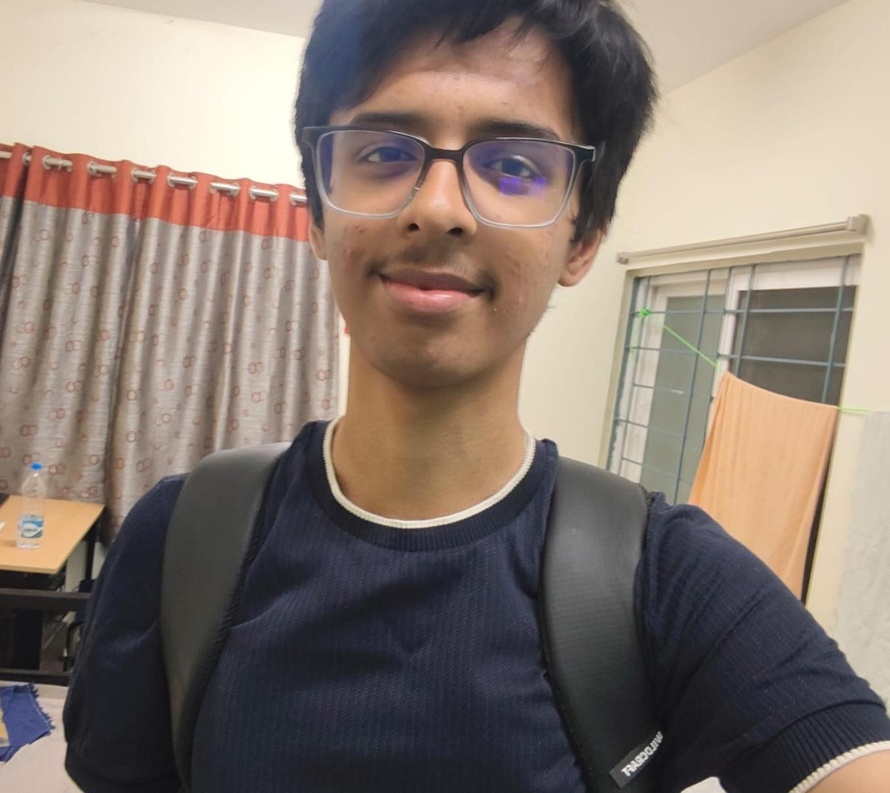
#> input picture RGB/figs/arjun/input.jpg, 890 x 793 px, shrunk from 1350 x 1202 before the run, found by its file name
$ python image.py
#> lines starting #> are read from the running program, lines starting #| are printed output that depends on the picture; after the words box and inside, x2 and y2 are one past the last pixel; in counts of white or black regions, pixels touching at a corner belong together
import numpy as np
import matplotlib.pyplot as plt
from scipy.ndimage import gaussian_filter

# ==============================================================================
# STEP 1: READ THE JPG AND EXTRACT THE RAW RGB MATRIX
# ==============================================================================
def load_jpg_as_rgb(image_path):
    """
    Reads a JPEG image file from disk and loads it as a 3D NumPy array.
    Shape: (Height, Width, 3) where channels are [Red, Green, Blue].
    """
#> called with image_path = 'input.jpg'
    try:
        import imageio.v3 as iio
        rgb_matrix = iio.imread(image_path)
#> rgb_matrix is the input picture: shape (793, 890, 3); mean R, G, B 134.5, 120.7, 112
    except ImportError:
        rgb_matrix = plt.imread(image_path)

    return rgb_matrix.astype(np.float32)


# ==============================================================================
# STEP 2: CONVERT RAW RGB MATRIX TO DECOUPLED YCbCr MATRIX
# ==============================================================================
def rgb_to_ycbcr(rgb_matrix):
    """
    Converts raw RGB pixel tuples into YCbCr space using ITU-R BT.601 formulas.
      - Y: Isolates Brightness (Luminance)
      - Cb & Cr: Isolate Color (Chrominance) offsets
    """
    R = rgb_matrix[:, :, 0]
    G = rgb_matrix[:, :, 1]
    B = rgb_matrix[:, :, 2]
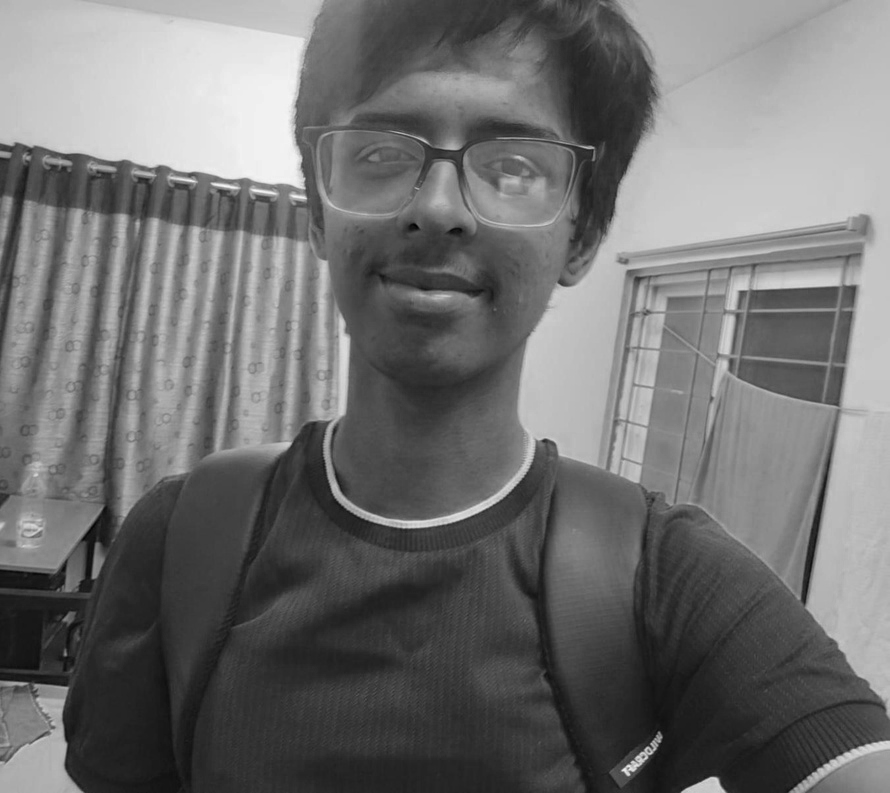
#> B: shape (793, 890) float32; min 0, max 246, mean 112

    # Calculate Luminance (Y) and Chrominance (Cb, Cr)
    Y  = 0.299 * R + 0.587 * G + 0.114 * B
    Cb = 128 - 0.168736 * R - 0.331264 * G + 0.5 * B
    Cr = 128 + 0.5 * R - 0.418688 * G - 0.081312 * B
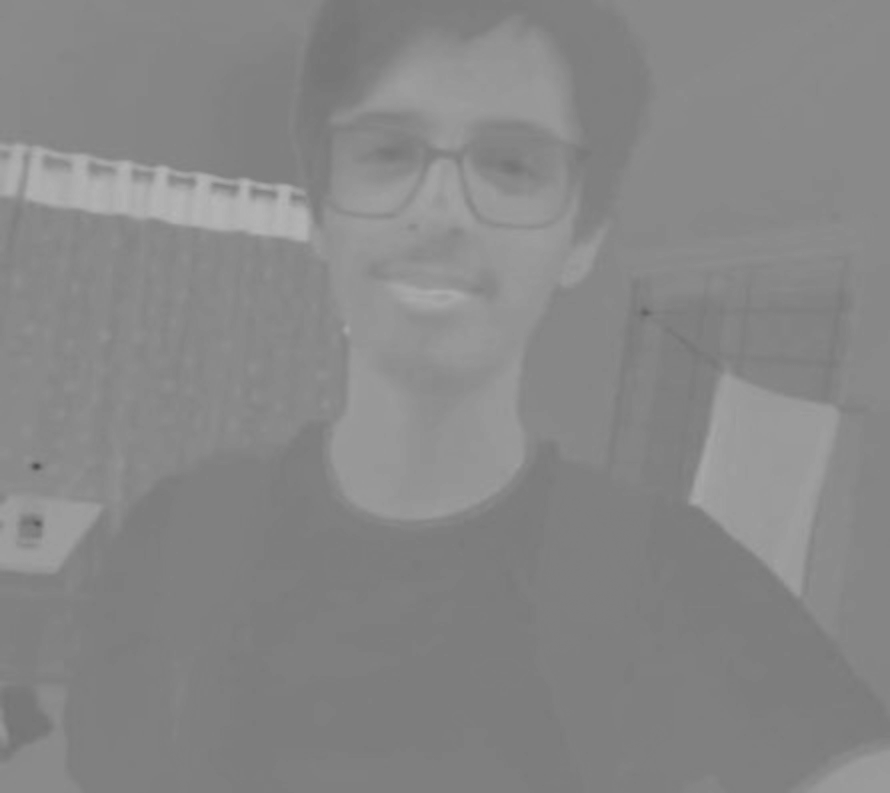
#> Cr: shape (793, 890) float32; min 76.73, max 182.8, mean 135.6

    return np.dstack((Y, Cb, Cr))
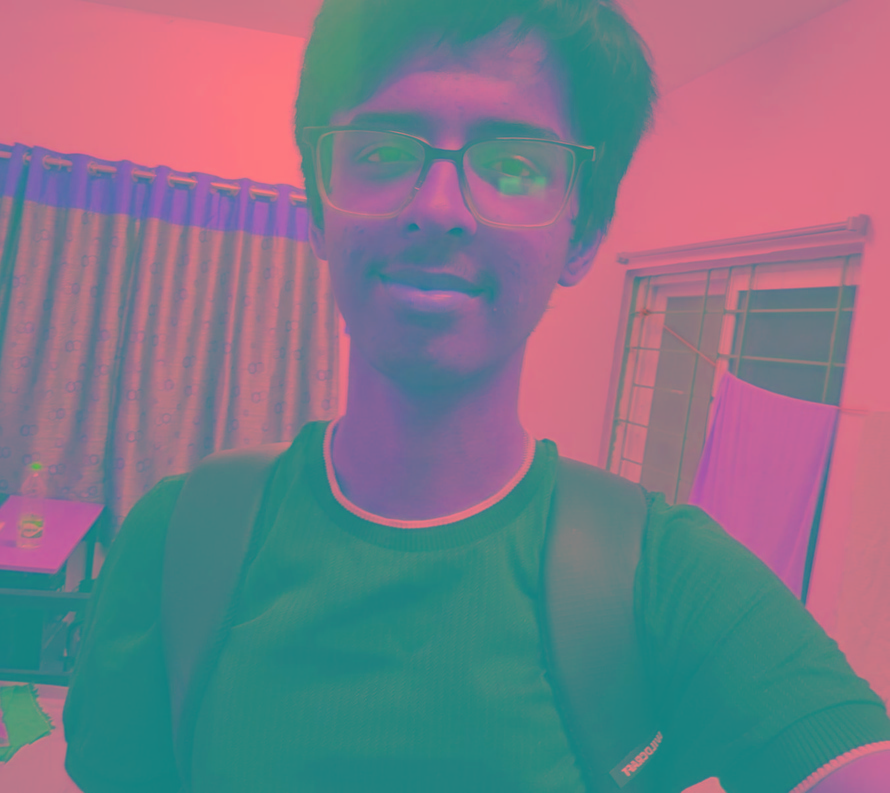
#> returned value: shape (793, 890, 3) float32; mean of channels 0, 1, 2 123.8, 121.3, 135.9; drawn as R, G, B


# ==============================================================================
# STEP 3: CONVERT TO GRAYSCALE (DISCARD COLOR CHANNELS)
# ==============================================================================
def ycbcr_to_grayscale(ycbcr_matrix):
    """
    Drops Cb and Cr channels completely, returning a 2D scalar array of Y values.
    Transforms memory structure from (Height, Width, 3) -> (Height, Width).
    """
    grayscale_matrix = ycbcr_matrix[:, :, 0]
    return np.clip(grayscale_matrix, 0, 255).astype(np.uint8)
#> returned value: shape (793, 890)


# ==============================================================================
# STEP 4A: STATIC 128 REFERENCE THRESHOLDING (THE "REFERENCE BREAKER")
# ==============================================================================
def grayscale_to_static_bw(grayscale_matrix, threshold=128):
    """
    Applies a fixed, static threshold at 128 (midpoint of [0, 255]).

    Why is this a "reference breaker"?
      - If an image is overexposed (too bright) or underexposed (too dark),
        this naive method breaks down, losing fine details completely!
    """
#> called with threshold = 128
    # Hardcoded threshold at 128
    bw_static = np.where(grayscale_matrix >= threshold, 255, 0).astype(np.uint8)
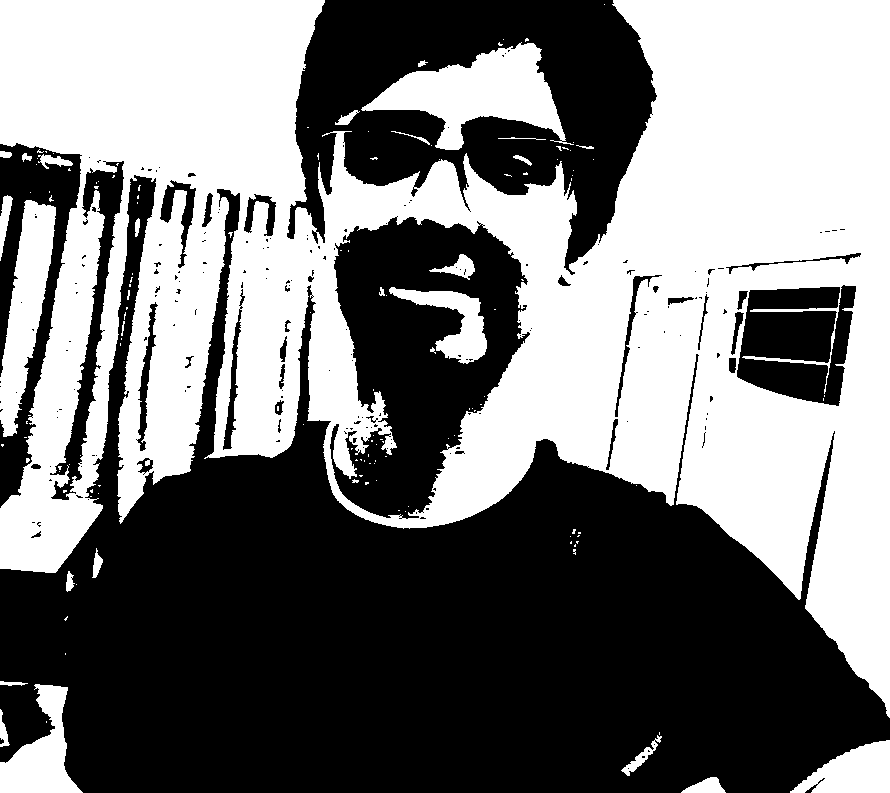
#> bw_static: shape (793, 890); 47.8% white; 141 white regions (113 under 20 px), largest, box (x1, y1, x2, y2) and area: (0, 0, 890, 718) 306598, (361, 42, 574, 150) 10208, (0, 200, 56, 437) 6562
    return bw_static


# ==============================================================================
# STEP 4B: ADAPTIVE DYNAMICALLY SCALED BLACK & WHITE ALGORITHM
# ==============================================================================
def grayscale_to_adaptive_bw(grayscale_matrix):
    """
    Calculates the MEAN INTENSITY (mu) of the image and thresholds dynamically.
    Guarantees adaptive contrast scaling regardless of lighting!
    """
    mu = np.mean(grayscale_matrix)
#> mu = 123.3
    print(f"[INFO] Image Dynamic Threshold Mean (μ): {mu:.2f}")
#| [INFO] Image Dynamic Threshold Mean (μ): 123.35

    bw_adaptive = np.where(grayscale_matrix >= mu, 255, 0).astype(np.uint8)
#> bw_adaptive: shape (793, 890); 49.4% white; 115 white regions (85 under 20 px), largest, box (x1, y1, x2, y2) and area: (0, 0, 890, 719) 315543, (332, 35, 575, 150) 10982, (0, 200, 57, 447) 6906
    return bw_adaptive

def gaussian_adaptive_bw(grayscale_matrix, sigma=15, C=3):
    """
        Applies Gaussian-weighted local adaptive thresholding.
        - sigma: Controls the size of the smooth local neighborhood (higher = broader context).
        - C: A small constant subtracted from the local mean to fine-tune sensitivity.
        """
#> called with sigma = 20, C = 3
        # 1. Calculate a smooth local mean field using a Gaussian filter
        # This replaces harsh square boxes with a smooth, continuous mathematical surface.
    local_mean = gaussian_filter(grayscale_matrix.astype(np.float32), sigma=sigma)

        # 2. Threshold: Pixel is white if it's brighter than the smooth local average minus C
    bw_adaptive = np.where(grayscale_matrix >= (local_mean - C), 255, 0).astype(np.uint8)
#> bw_adaptive: shape (793, 890); 61.7% white; 1724 black regions (1601 under 20 px), largest, box (x1, y1, x2, y2) and area: (0, 142, 890, 793) 167999, (268, 0, 658, 446) 71357, (255, 546, 484, 685) 8352

    return bw_adaptive


# ==============================================================================
# EXECUTION PIPELINE
# ==============================================================================
if __name__ == "__main__":
    image_path = "input.jpg"

    print("Executing Image Processing Pipeline...")

    # 1. Pipeline Execution
    raw_rgb      = load_jpg_as_rgb(image_path)
    ycbcr        = rgb_to_ycbcr(raw_rgb)
    grayscale    = ycbcr_to_grayscale(ycbcr)

    # 2. Thresholding Algorithms
    static_bw    = grayscale_to_static_bw(grayscale, threshold=128)
    adaptive_bw  = grayscale_to_adaptive_bw(grayscale)
    gaussian_wide_reference = gaussian_adaptive_bw(grayscale, sigma=20, C=3)
    gaussian_localized_reference = gaussian_adaptive_bw(grayscale, sigma=10, C=3)
#> call 2 of gaussian_adaptive_bw, with sigma = 10, C = 3
#> in gaussian_adaptive_bw (call 2), `local_mean = gaussian_filter(grayscale_matrix.astype(np.float32), sigm..`:
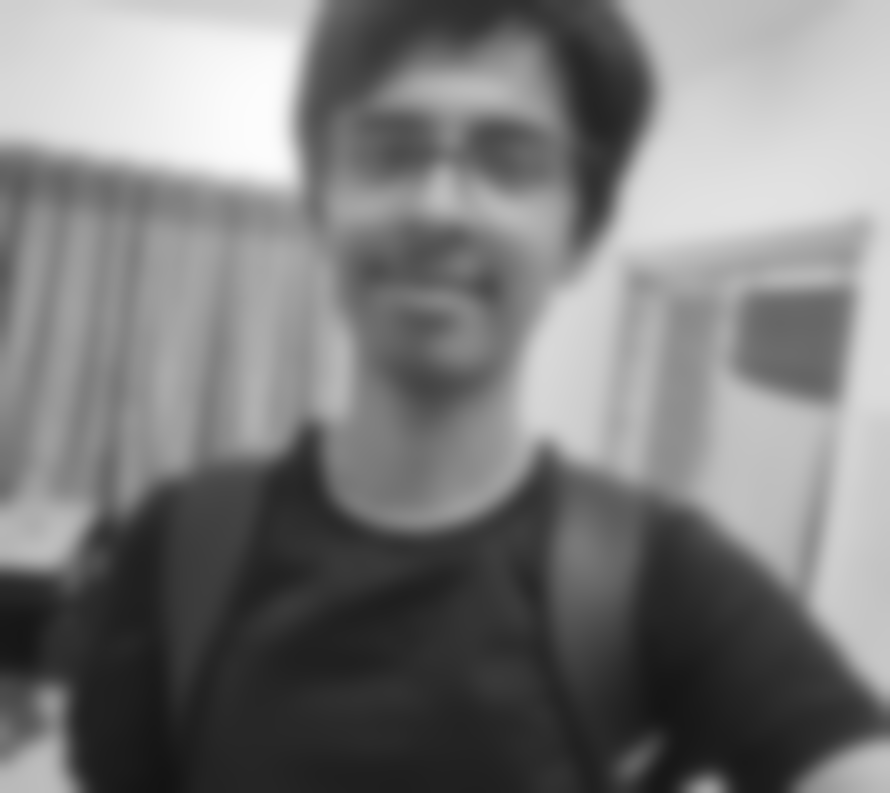
#> local_mean: shape (793, 890) float32; min 19.84, max 252.7, mean 123.3
#> in gaussian_adaptive_bw (call 2), `bw_adaptive = np.where(grayscale_matrix >= (local_mean - C), 255, 0).a..`:
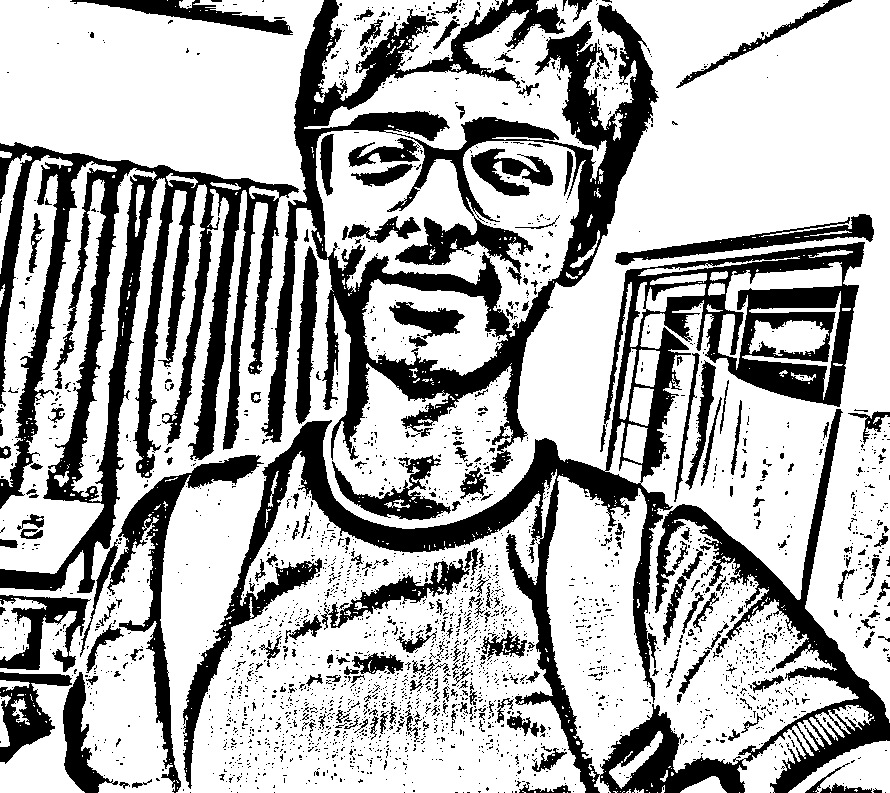
#> bw_adaptive: shape (793, 890); 69.3% white; 2723 black regions (2484 under 20 px), largest, box (x1, y1, x2, y2) and area: (183, 242, 890, 793) 63152, (261, 0, 659, 473) 49532, (0, 142, 299, 593) 40904

    # 3. Print Matrix Verifications
    print("\n==================================================")
    print("      MATRIX DATA STRUCTURE VERIFICATION")
    print("==================================================")
    print(f"1. Raw RGB Matrix Shape       : {raw_rgb.shape} (H, W, [R,G,B] Tuples)")
#| 1. Raw RGB Matrix Shape       : (793, 890, 3) (H, W, [R,G,B] Tuples)
    print(f"2. YCbCr Matrix Shape         : {ycbcr.shape} (H, W, [Y,Cb,Cr] Tuples)")
#| 2. YCbCr Matrix Shape         : (793, 890, 3) (H, W, [Y,Cb,Cr] Tuples)
    print(f"3. Grayscale Array Shape      : {grayscale.shape} (H, W) 2D Scalar Array")
#| 3. Grayscale Array Shape      : (793, 890) (H, W) 2D Scalar Array
    print(f"4. Static B&W Shape (128 Ref) : {static_bw.shape} (H, W) 2D Binary Array")
#| 4. Static B&W Shape (128 Ref) : (793, 890) (H, W) 2D Binary Array
    print(f"5. Adaptive B&W Array Shape   : {adaptive_bw.shape} (H, W) 2D Binary Array")
#| 5. Adaptive B&W Array Shape   : (793, 890) (H, W) 2D Binary Array
    print(f"5. Adaptive Gaussian B&W Array Shape   : {gaussian_wide_reference.shape} (H, W) 2D Binary Array")
#| 5. Adaptive Gaussian B&W Array Shape   : (793, 890) (H, W) 2D Binary Array
    print()
    print()
    print("==================================================\n")

    # 4. Save Outputs
    plt.imsave("output_grayscale.pdf", grayscale, cmap='gray')
    plt.imsave("fixed_reference.pdf", static_bw, cmap='gray')            # Static 128 reference
    plt.imsave("averaged_reference.pdf", adaptive_bw, cmap='gray')  # Dynamic adaptive output
    plt.imsave("gaussian_wide_reference.pdf", gaussian_wide_reference, cmap='gray')
    plt.imsave("gaussian_localized_reference.pdf", gaussian_localized_reference, cmap='gray')


    print("[SUCCESS] Files successfully saved:")
    print("  - output_grayscale.pdf")
    print("  - output_ref.pdf (Static 128 Reference Breaker)")
    print(" - gaussian(wide & localized).pdf (Local Dynamic Scaling)")
    print("  - output_adaptive_bw.pdf (Adaptive Dynamic Threshold)")
